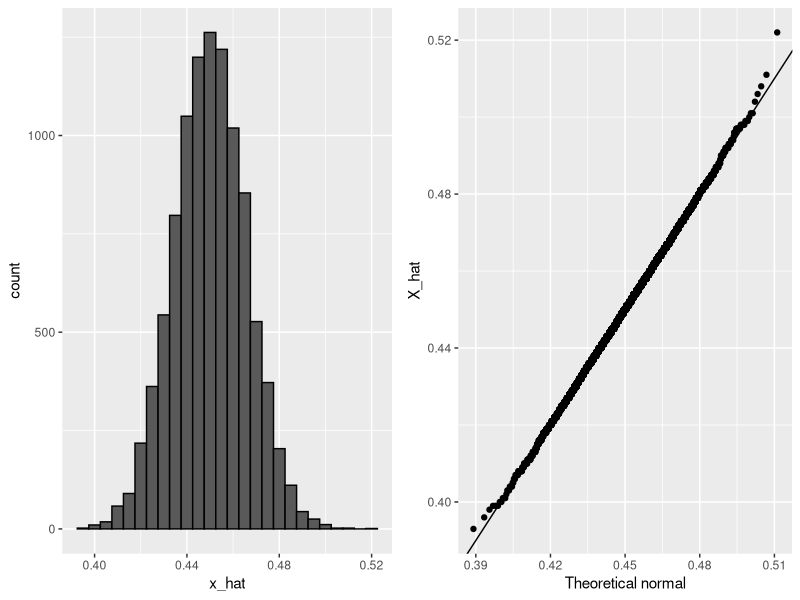

R code for this plot:
# we can run monte carlo simulations to compare with theoretical results assuming a value of p
p <- 0.45 # unknown p to estimate
N <- 1000 # poll size

se <- sqrt(p * (1-p) / N)

B <- 10000
x_hat <- replicate(B, {
  x <- sample(c(1,0), N, replace = TRUE, prob = c(p, 1-p))
  mean(x)
})

mean(x_hat)
sd(x_hat)

# histogram and qq-plots of the result
library(tidyverse)
library(gridExtra)

p1 <- data.frame(x_hat = x_hat) %>%
  ggplot(aes(x_hat)) +
  geom_histogram(binwidth = 0.005, color = "black")

p2 <- data.frame(x_hat = x_hat) %>%
  ggplot(aes(sample = x_hat)) +
  stat_qq(dparams = list(mean = mean(x_hat), sd = sd(x_hat))) +
  geom_abline() +
  ylab("X_hat") + 
  xlab("Theoretical normal")

grid.arrange(p1, p2, nrow = 1)
